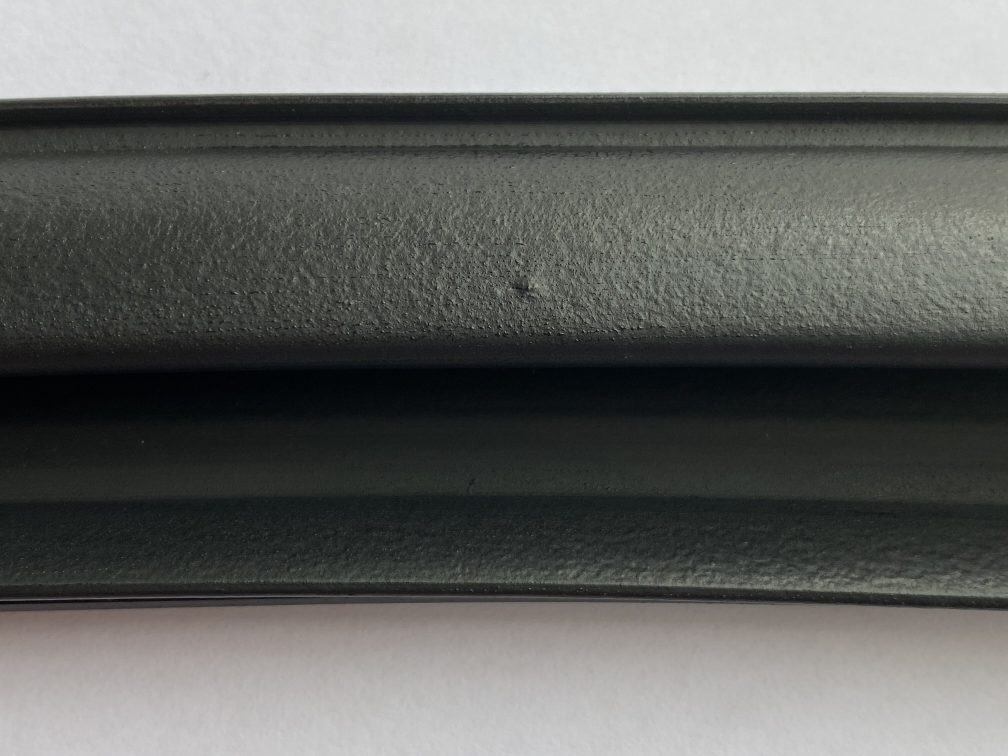
#> input picture img/2.jpg, 4032 x 3024 px, found by its file name (shown at 1/4 size)
$ jupyter execute --allow-errors img2_test.ipynb
#> lines starting #> are read from the running program, lines starting #| are printed output that depends on the picture; after the words box and inside, x2 and y2 are one past the last pixel; in counts of white or black regions, pixels touching at a corner belong together; long printed decimals are rounded
[cell 1]
from pylab import *
from PIL import Image
from matplotlib import pyplot as plt
from numpy import *
from scipy.ndimage import filters
import cv2
import math

[cell 2]
def compute_harris_response(im,sigma=5):

    imx = zeros(im.shape)
    filters.gaussian_filter(im, (sigma,sigma), (0,1), imx)
    imy = zeros(im.shape)
    filters.gaussian_filter(im, (sigma,sigma), (1,0), imy)

    Wxx = filters.gaussian_filter(imx*imx,sigma)
    Wxy = filters.gaussian_filter(imx*imy,sigma)
    Wyy = filters.gaussian_filter(imy*imy,sigma)

    Wdet = Wxx*Wyy - Wxy**2
    Wtr = Wxx + Wyy
    return (Wdet/Wtr)


def get_harris_points(harrisim,min_dist=50,threshold=1):

    corner_threshold = harrisim.max() * threshold
    harrisim_t = (harrisim > corner_threshold)*1

    coords = array(harrisim_t.nonzero()).T

    candidate_values = [harrisim[c[0],c[1]] for c in coords]

    index = argsort(candidate_values)[::-1]

    allowed_locations = zeros(harrisim.shape)
    allowed_locations[min_dist:-min_dist,min_dist:-min_dist] = 1

    filtered_coords = []
    for i in index:
        if allowed_locations[coords[i,0],coords[i,1]] == 1:
            filtered_coords.append(coords[i])
            allowed_locations[(coords[i,0]-min_dist):(coords[i,0]+min_dist),
                        (coords[i,1]-min_dist):(coords[i,1]+min_dist)] = 0
    return filtered_coords

im = array(Image.open('img/2.jpg').convert('L'))

harrisim = compute_harris_response(im)
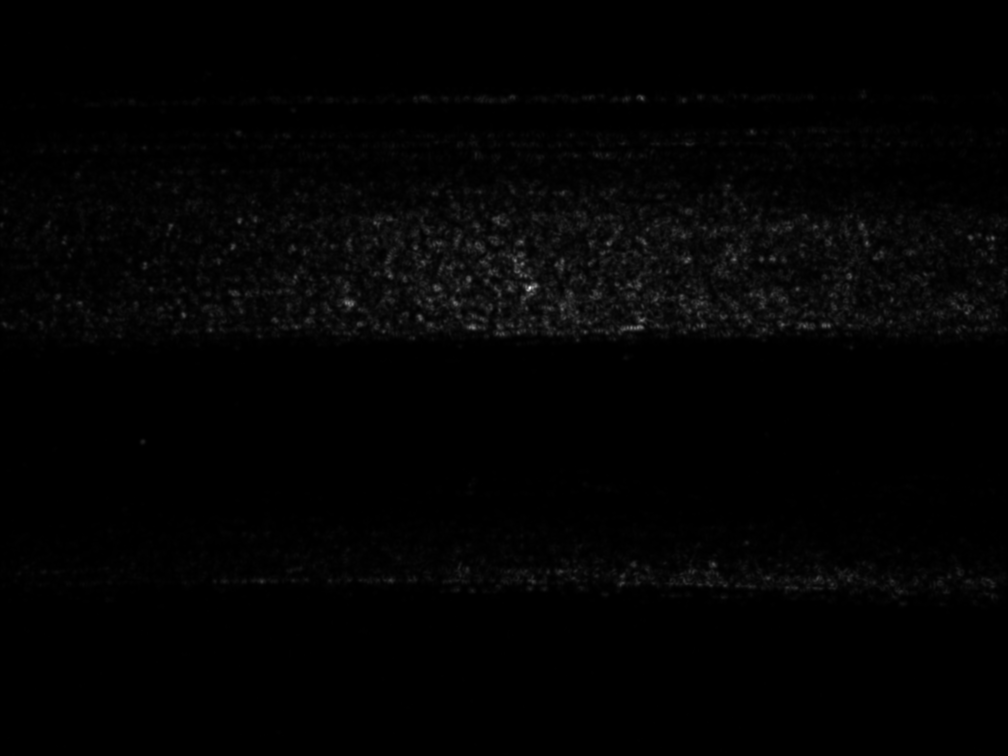
#> harrisim: shape (3024, 4032) float64 (shown at 1/4 size); min 6.66e-07, max 4.02, mean 0.0526; drawn with min black and max white
harrisim1 = 255 - harrisim
plt.figure(dpi=128,figsize=(10,6))

gray()


threshold = [0.9]
#> (the rest of this cell did not finish here and is left out)

[cell 3]
im_gauss = cv2.GaussianBlur(harrisim1, (5, 5), 0)

img = cv2.imread('img/2.jpg')
img2 = np.zeros_like(img)

figure()
gray()

imshow(im_gauss)

img2[:,:,0] = im_gauss
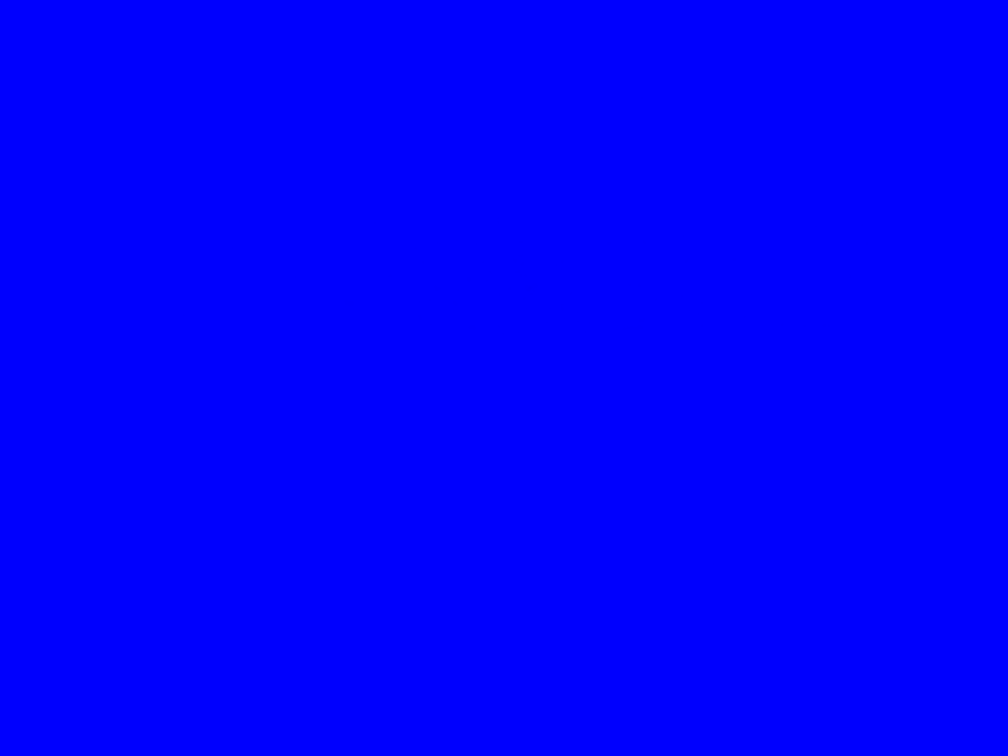
#> img2: shape (3024, 4032, 3) (shown at 1/4 size); mean of channels 0, 1, 2 254, 0, 0; drawn as B, G, R
img2[:,:,1] = im_gauss
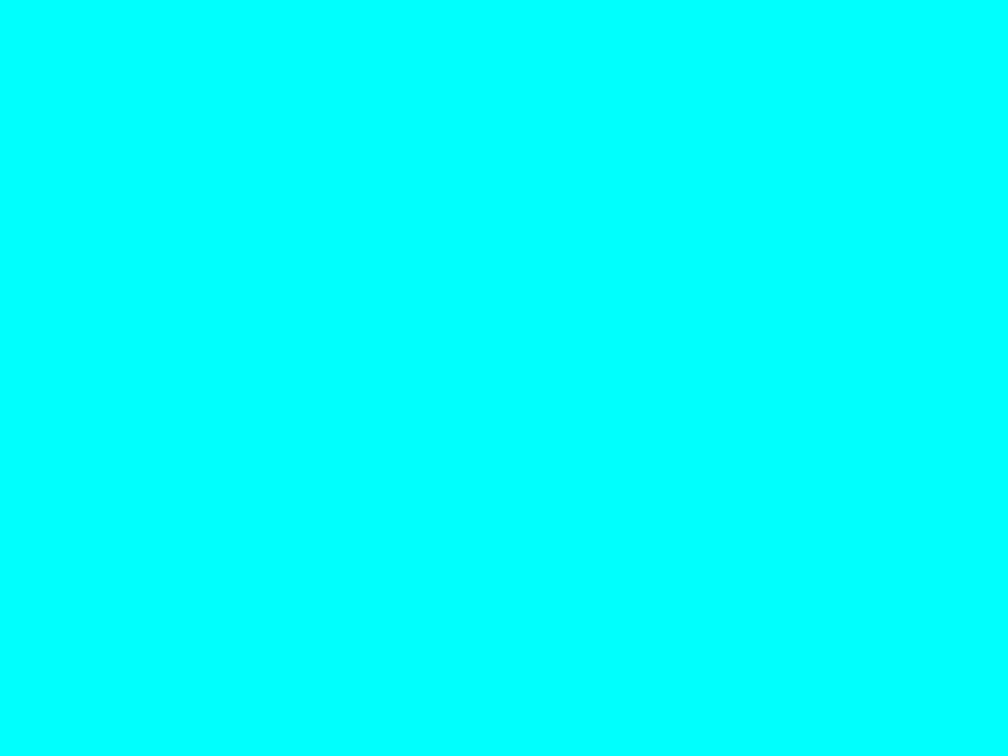
#> img2: shape (3024, 4032, 3) (shown at 1/4 size); mean of channels 0, 1, 2 254, 254, 0; drawn as B, G, R
img2[:,:,2] = im_gauss

edges = cv2.Canny(img2,0,1)
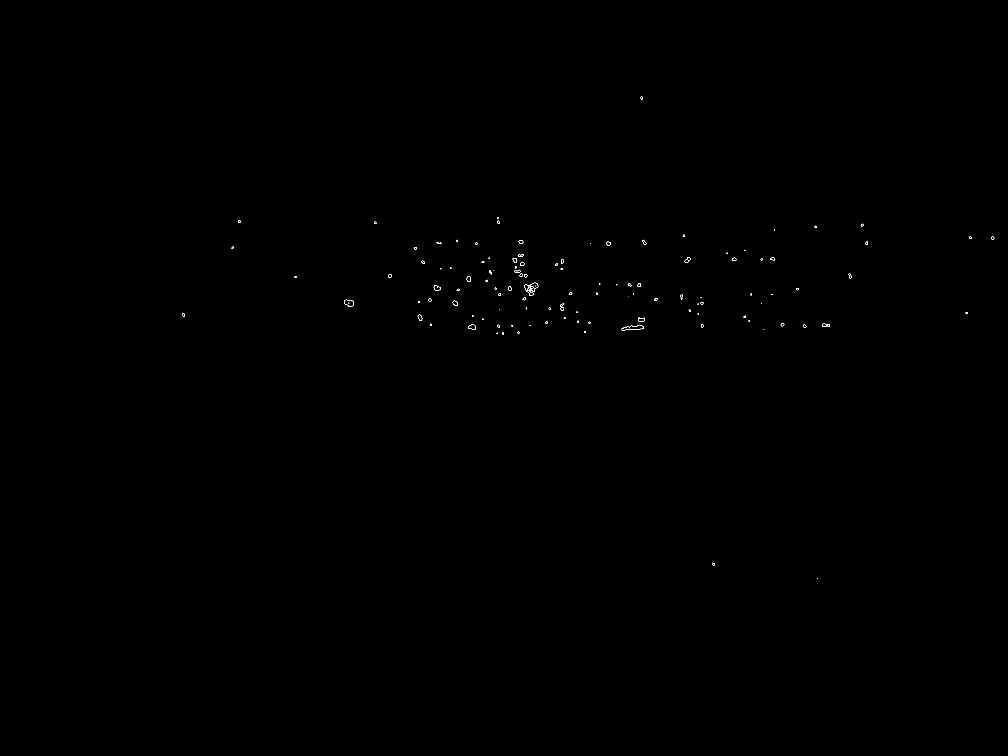
#> edges: shape (3024, 4032) (shown at 1/4 size); 0.03% white in thin lines or dots, all inside (x1, y1, x2, y2) = (729, 386, 3977, 2316)
ret, thresh = cv2.threshold(img2,0, 1, 0)
#> thresh: shape (3024, 4032, 3); every value is 1
contours, hierarchy = cv2.findContours(edges, cv2.RETR_TREE, cv2.CHAIN_APPROX_NONE)
#> contours = 237 contours, 60 with area under 20; largest, box (x1, y1, x2, y2) and area: (2098, 1131, 2153, 1169) 1280, (2098, 1131, 2153, 1169) 1260, (2485, 1299, 2574, 1322) 1050, (2485, 1299, 2574, 1322) 1018, (1377, 1199, 1416, 1228) 774

contours_area = []

for con in contours:
    area = cv2.contourArea(con)
    if 1280 < area < 10000:
        contours_area.append(con)
#> this loop made 237 passes
#> area on passes 4 to 6: 53.5, 51.5, 42.5
#> after the loop, contours_area = 1 contour; box (x1, y1, x2, y2) and area: (2098, 1131, 2153, 1169) 1280


contours_cirles = []

for con in contours_area:
    perimeter = cv2.arcLength(con, True)
    area = cv2.contourArea(con)
    if perimeter == 0:
        break
    circularity = 4*math.pi*(area/perimeter*perimeter)
    print(circularity)
    if 0.8 < circularity < 1.2:
        contours_cirles.append(con)
#> this loop made 1 pass
#> (perimeter, area, circularity) on pass 1: (173.1, 1280.5, 16091.2)
#| 16091.238
#> after the loop, contours_cirles = []
